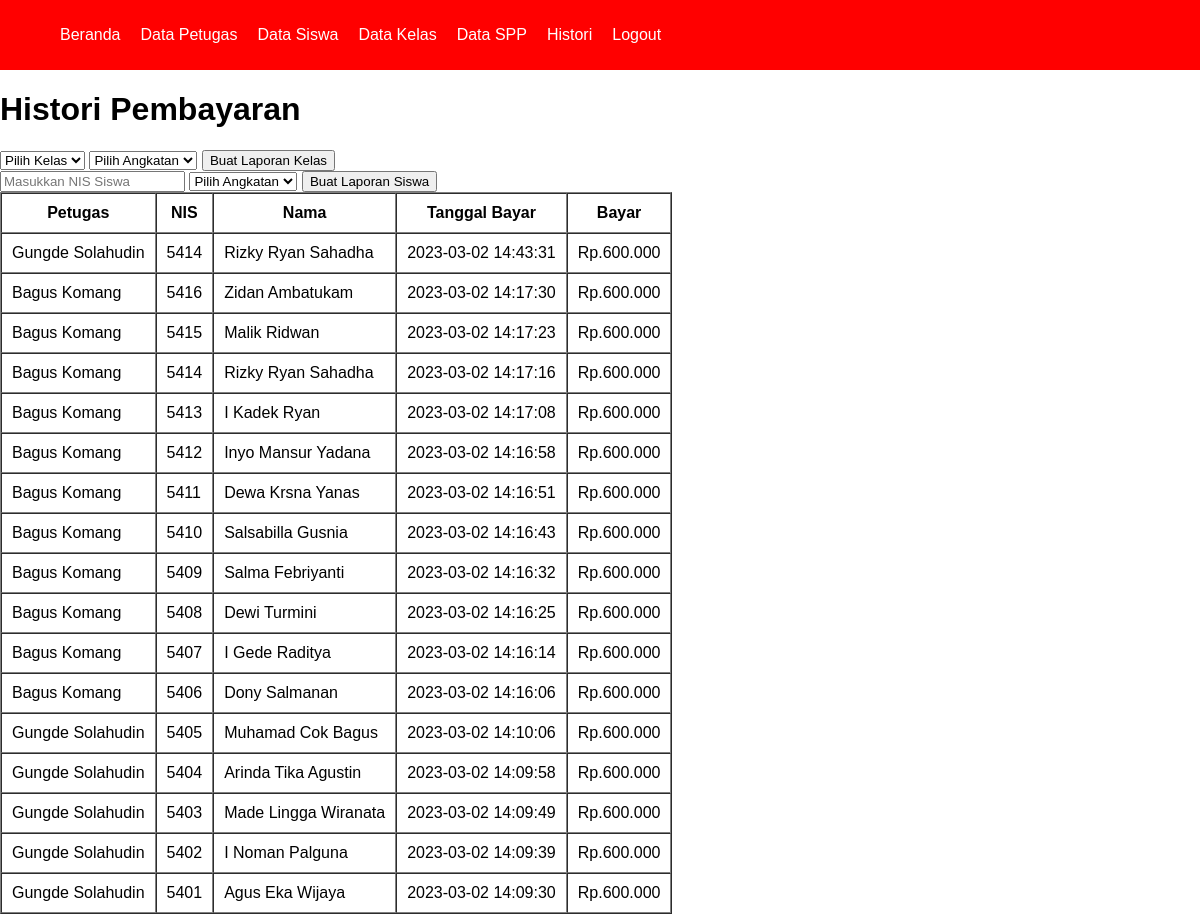
The app's page /spp/spp.php (signed in) with its own data.
### tables this page shows
CREATE TABLE `tb_spp` (
  `id_spp` int(11) NOT NULL,
  `nip` varchar(5) NOT NULL,
  `nis` int(11) NOT NULL,
  `tgl_bayar` datetime NOT NULL,
  `bayar` double NOT NULL
);

CREATE TABLE `tb_petugas` (
  `nip` varchar(5) NOT NULL,
  `nama_petugas` varchar(100) NOT NULL,
  `username` varchar(50) NOT NULL,
  `password` varchar(50) NOT NULL,
  `leveluser` varchar(50) NOT NULL,
  `no_telp` varchar(50) NOT NULL
);

CREATE TABLE `tb_siswa` (
  `nis` int(11) NOT NULL,
  `nama_siswa` varchar(100) NOT NULL,
  `password` varchar(10) NOT NULL,
  `id_kelas` varchar(10) NOT NULL,
  `jenis_kelamin` varchar(10) NOT NULL,
  `alamat` varchar(100) NOT NULL
);

### spp/functions_spp.php (called while the page is built)
<?php
    $conn = mysqli_connect("localhost", "root", "", "spp_db");
    function query($query){
        global $conn;
        $result = mysqli_query($conn, $query);
        $rows = [];
        while( $row = mysqli_fetch_assoc($result)) {
            $rows[] = $row;
        }
        return $rows;
    }
?>

### spp/spp.php (the view, shortened to what this page needs)
<?php
    require 'functions_spp.php';
    require '../views/template/navbar.php';
    $spp = query("SELECT * FROM tb_spp INNER JOIN tb_siswa USING (nis) INNER JOIN tb_petugas USING (nip) ORDER BY id_spp DESC");
?>
<!DOCTYPE html>
<html lang="en">
<head>
    <link rel="stylesheet" href="../CSS/style.css">
</head>
<body>
    <h1>Histori Pembayaran</h1>
    <?php if($_SESSION['leveluser'] == 'Admin' || $_SESSION['leveluser'] == 'Petugas') : ?>
    <form action="laporan_kelas.php" method="POST" autocomplete="off">
        <select name="kelas" id="kelas" required>
            <option value="" selected>Pilih Kelas</option>
        </select>
        <select name="angkatan" id="angkatan" required>
            <option value="" selected>Pilih Angkatan</option>
        </select>
        <button type="submit">Buat Laporan Kelas</button>
    </form>
    <form action="laporan_siswa.php" method="POST" autocomplete="off">
        <input type="text" name="nis" id="nis" placeholder="Masukkan NIS Siswa" required>
        <select name="angkatan" id="angkatan" required>
            <option value="" selected>Pilih Angkatan</option>
        </select>
        <button type="submit">Buat Laporan Siswa</button>
    </form>
    <?php endif; ?>
    <table border="1" cellspacing="0" cellpadding="10">
        <tr>
            <th>Petugas</th>
            <th>NIS</th>
            <th>Nama</th>
            <th>Tanggal Bayar</th>
            <th>Bayar</th>
        </tr>
        <?php foreach($spp as $row) : ?>
        <tr>
            <td><?= $row["nama_petugas"]; ?></td>
            <td><?= $row["nis"]; ?></td>
            <td><?= $row["nama_siswa"]; ?></td>
            <td><?= $row["tgl_bayar"] ?></td>
            <td>Rp.<?= number_format($row["bayar"], 0, ',', '.'); ?></td>
        </tr>
        <?php endforeach; ?>
    </table>
</body>
</html>

### CSS/style.css (style rules this page uses)
html, body { margin: 0; padding: 0; box-sizing: border-box; font-family: 'Gill Sans', 'Gill Sans MT', Calibri, 'Trebuchet MS', sans-serif; overflow-x: hidden; }

### views/template/navbar.php (style rules this page uses)
html, body { margin: 0; padding: 0; box-sizing: border-box; }

### records on screen
tb_spp: nip.nama_petugas "Gungde Solahudin", nis "5414", nis.nama_siswa "Rizky Ryan Sahadha", tgl_bayar "2023-03-02 14:43:31", bayar "600.000"
tb_spp: nip.nama_petugas "Bagus Komang", nis "5416", nis.nama_siswa "Zidan Ambatukam", tgl_bayar "2023-03-02 14:17:30", bayar "600.000"
tb_spp: nip.nama_petugas "Bagus Komang", nis "5415", nis.nama_siswa "Malik Ridwan", tgl_bayar "2023-03-02 14:17:23", bayar "600.000"
tb_spp: nip.nama_petugas "Bagus Komang", nis "5414", nis.nama_siswa "Rizky Ryan Sahadha", tgl_bayar "2023-03-02 14:17:16", bayar "600.000"
tb_spp: nip.nama_petugas "Bagus Komang", nis "5413", nis.nama_siswa "I Kadek Ryan", tgl_bayar "2023-03-02 14:17:08", bayar "600.000"
tb_spp: nip.nama_petugas "Bagus Komang", nis "5412", nis.nama_siswa "Inyo Mansur Yadana", tgl_bayar "2023-03-02 14:16:58", bayar "600.000"
tb_spp: nip.nama_petugas "Bagus Komang", nis "5411", nis.nama_siswa "Dewa Krsna Yanas", tgl_bayar "2023-03-02 14:16:51", bayar "600.000"
tb_spp: nip.nama_petugas "Bagus Komang", nis "5410", nis.nama_siswa "Salsabilla Gusnia", tgl_bayar "2023-03-02 14:16:43", bayar "600.000"
tb_spp: nip.nama_petugas "Bagus Komang", nis "5409", nis.nama_siswa "Salma Febriyanti", tgl_bayar "2023-03-02 14:16:32", bayar "600.000"
tb_spp: nip.nama_petugas "Bagus Komang", nis "5408", nis.nama_siswa "Dewi Turmini", tgl_bayar "2023-03-02 14:16:25", bayar "600.000"
tb_spp: nip.nama_petugas "Bagus Komang", nis "5407", nis.nama_siswa "I Gede Raditya", tgl_bayar "2023-03-02 14:16:14", bayar "600.000"
tb_spp: nip.nama_petugas "Bagus Komang", nis "5406", nis.nama_siswa "Dony Salmanan", tgl_bayar "2023-03-02 14:16:06", bayar "600.000"
tb_spp: nip.nama_petugas "Gungde Solahudin", nis "5405", nis.nama_siswa "Muhamad Cok Bagus", tgl_bayar "2023-03-02 14:10:06", bayar "600.000"
tb_spp: nip.nama_petugas "Gungde Solahudin", nis "5404", nis.nama_siswa "Arinda Tika Agustin", tgl_bayar "2023-03-02 14:09:58", bayar "600.000"
tb_spp: nip.nama_petugas "Gungde Solahudin", nis "5403", nis.nama_siswa "Made Lingga Wiranata", tgl_bayar "2023-03-02 14:09:49", bayar "600.000"
tb_spp: nip.nama_petugas "Gungde Solahudin", nis "5402", nis.nama_siswa "I Noman Palguna", tgl_bayar "2023-03-02 14:09:39", bayar "600.000"
tb_spp: nip.nama_petugas "Gungde Solahudin", nis "5401", nis.nama_siswa "Agus Eka Wijaya", tgl_bayar "2023-03-02 14:09:30", bayar "600.000"
